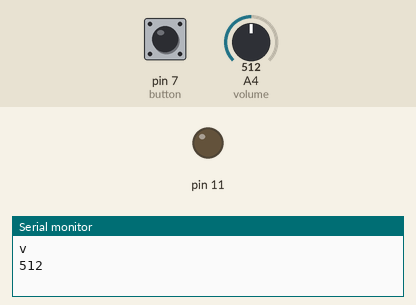
Bench run of a sketch on a simulated Arduino Uno, built with avr-gcc and run on an emulated ATmega328P. Parts: output pins drawn as LEDs (lit = HIGH), the last lines printed to the serial monitor. The test bench sets the inputs (shaded band); at power-on: pin 7 (button) LOW, A4 (volume) = 512.

Above: at 1.2 s.
1.3 s: pin 7 (button) pulled HIGH for 0.15 s
At 2.4 s:
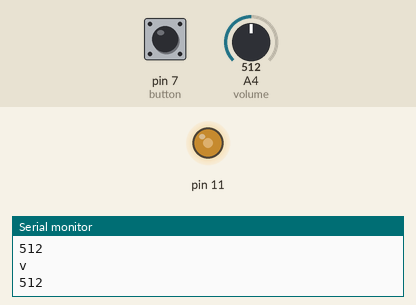
2.9 s: A4 (volume) set to 716
At 3.2 s:
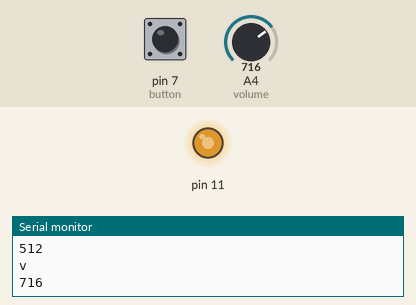
4.4 s: A4 (volume) set to 900
At 5.5 s:
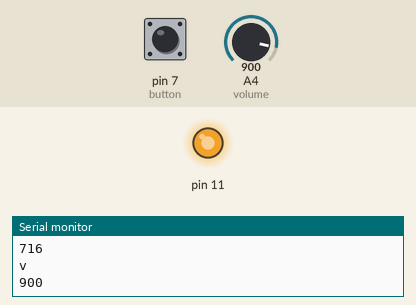
5.9 s: A4 (volume) set to 122
At 6.6 s:
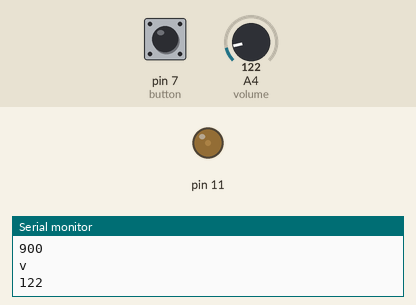
7.4 s: pin 7 (button) pulled HIGH for 1 s
At 8.1 s:
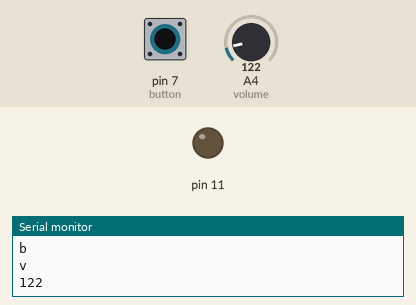
9.9 s: pin 7 (button) pulled HIGH for 3.2 s
At 11.3 s:
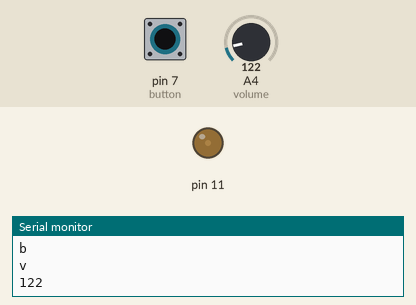
Timing chart, 0 to 12.9 s (numbered marks = the images above; inputs shaded):
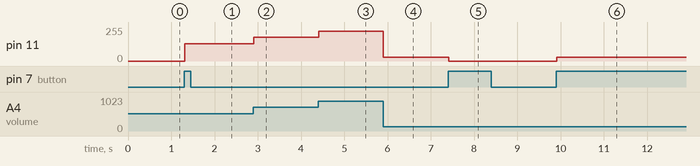

Measured:
- after the input at 1.3 s, pin 11: 0/255 → 128/255 at once
- after the input at 2.9 s, pin 11: 128/255 → 179/255 at once
- after the input at 4.4 s, pin 11: 179/255 → 225/255 at once
- after the input at 5.9 s, pin 11: 225/255 → 30/255 at once
- after the input at 7.4 s, pin 11: 30/255 → 0/255 at once
- after the input at 9.9 s, pin 11: 0/255 → 30/255 at once

The sketch:

audio.ino
```cpp
#define button 7
#define volume A4
bool music_state = 0;
bool prev_b = 0;
int prev_v = 0;

void setup() {
  // put your setup code here, to run once:
  Serial.begin(9600);
  pinMode(button, INPUT);
  pinMode(volume, INPUT);
  // pinMode(13, OUTPUT);
  pinMode(11, OUTPUT);
}

void loop() {
  // put your main code here, to run repeatedly:
  bool b = digitalRead(button);
  int v = analogRead(volume);
  // if(music_state) digitalWrite(13, HIGH);
  // else digitalWrite(13, LOW);
  if (music_state) {
    analogWrite(11, v/4);
  }
  else {
    analogWrite(11, 0);
  }

  if (prev_b != b){
    if (b){
      music_state = !music_state;
    }
    if (!prev_b && b){
      Serial.print("b\n");
    }
    Serial.print("v\n");
    Serial.print(v);
    Serial.print("\n");
    prev_v = v;
    prev_b = b;
  }

  if (abs(prev_v - v) > 60){
    Serial.print("v\n");
    Serial.print(v);
    Serial.print("\n");
    prev_v = v;
  }

  delay(10);
}
```
